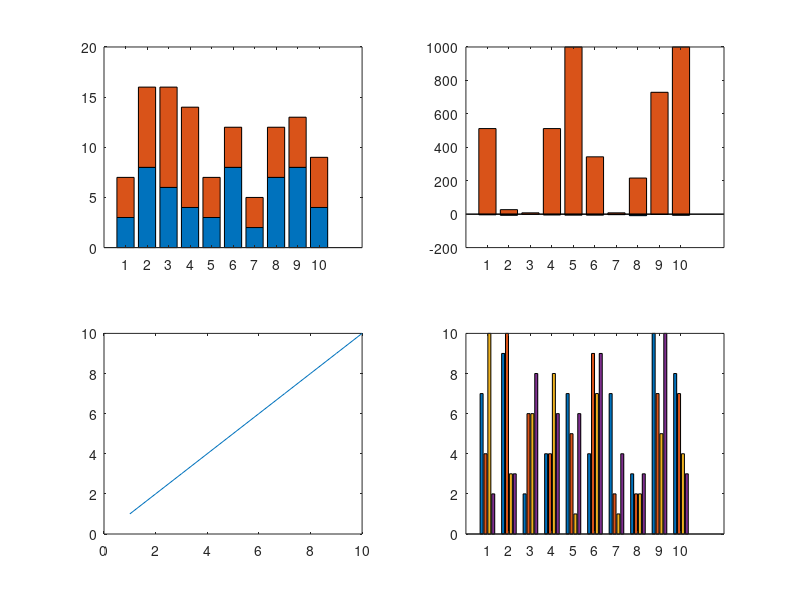

The MATLAB source for this figure: (Note: this script raises an error after producing the figure.)
fig=figure;
x1 = subplot(2,2,1);  bar(randi(10,10,2),'stacked')
x2 = subplot(2,2,2); bar(randi(10,1,10)-10); hold on; bar(randi(10,1,10).^3)
x3 = subplot(2,2,3); plot(1:10)%bar(randi(10,1,10)); hold on; bar(randi(10,1,9))
x4 = subplot(2,2,4); bar(randi(10,10,4));
%barvalues(x1);
barvalues(fig);

%%
fig=figure;
x1 = subplot(4,1,1);  histogram(randi(10,1,1000));
barvalues(x1);

x2 = subplot(4,1,2);  histogram(randi(10,1,1000),'normalization','probability');
barvalues(x2);
%%
x=[1:10;11:20]; figure; bar(x','stacked');
barvalues; pause(0.5);
x=[1:10;11:20]; figure; h=bar(x','stacked');
barvalues(h); pause(0.5);
x=[1:10;11:20]; h=figure(); bar(x','Horizontal','on');
barvalues(h); pause(0.5);
x=[1:10;11:20]; figure; bar(x','grouped');
barvalues; pause(0.5);
x=[1:10;11:20]; figure(); h=barh(x','grouped');
barvalues(h); pause(0.5);
x=[1:10;11:20]; h=figure(); bar(x','grouped');
barvalues(h); pause(0.5);
x= [1:10;11:20;10:19;15:24]; figure(); h=bar(x','hist');
barvalues(h); pause(0.5);
x=[1:10;11:20;10:19;15:24]; figure(); h=histogram(x);
t=barvalues(h,3); pause(0.5);
x=[1:10;11:20;10:19;15:24]; figure(); h=histogram(x,'Normalization','pdf');
barvalues(h,3); pause(0.5);
x=[1:10;11:20;10:19;15:24]; figure(); h=histogram(x,'Normalization','cdf');
barvalues(h,3); pause(0.5);
x=[1:10;11:20;10:19;15:24]; figure(); h=axes; bar(x','histc');
t=barvalues(h); pause(0.5);

x=[1:10;11:20;10:19;15:24]; figure(); bar(x');
t=barvalues([],'%.0f%%'); pause(0.5);

figure;bar(1:10), barvalues([],'% .0f',{'FontSize', 50,'FontWeight', 'bold'});
testFontSize = 50;
h = figure; bar(1:10), t=barvalues(h,'% .0f',{'FontSize', testFontSize,'FontWeight', 'bold'});
assert(t{1}(1).FontSize == testFontSize);

TileFigures;